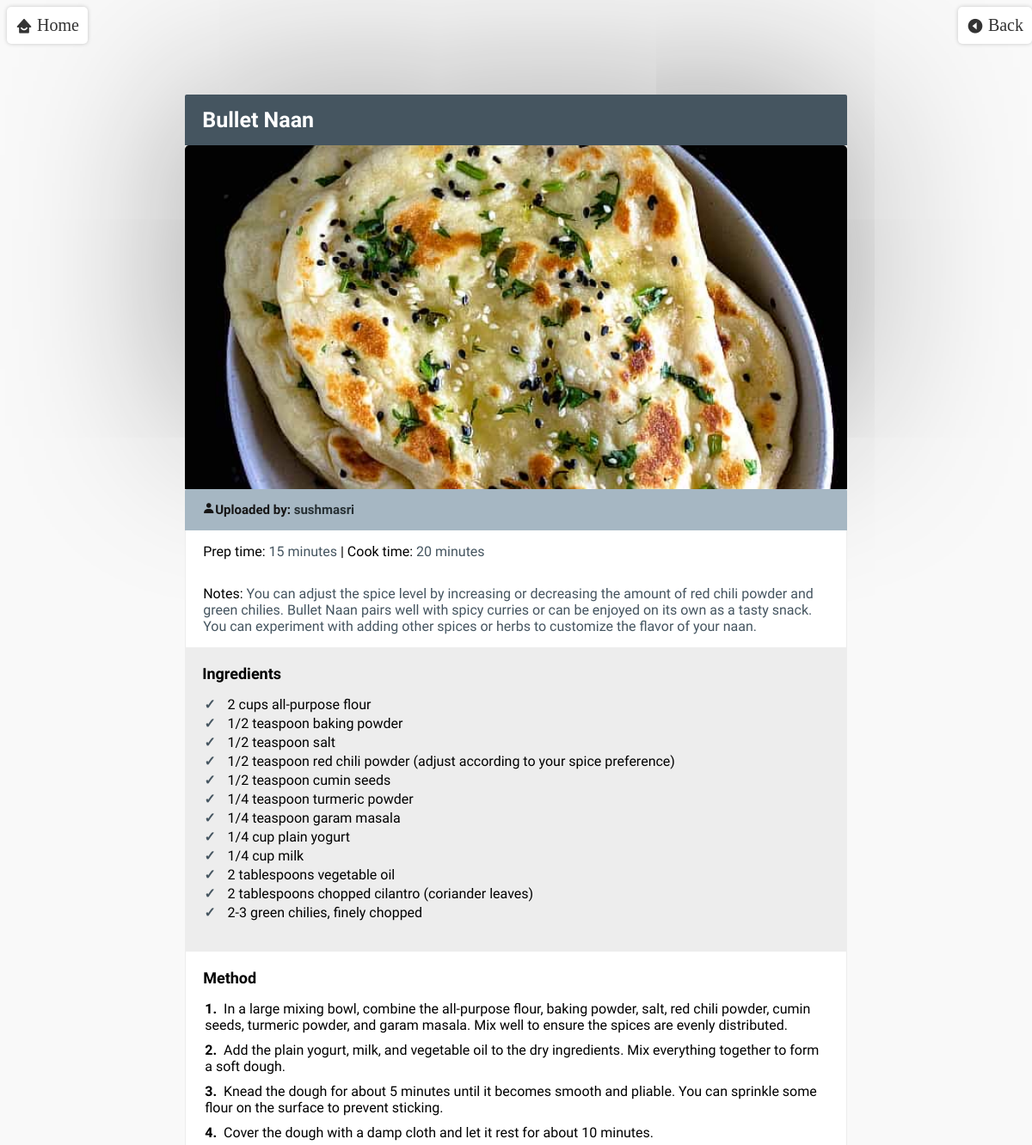
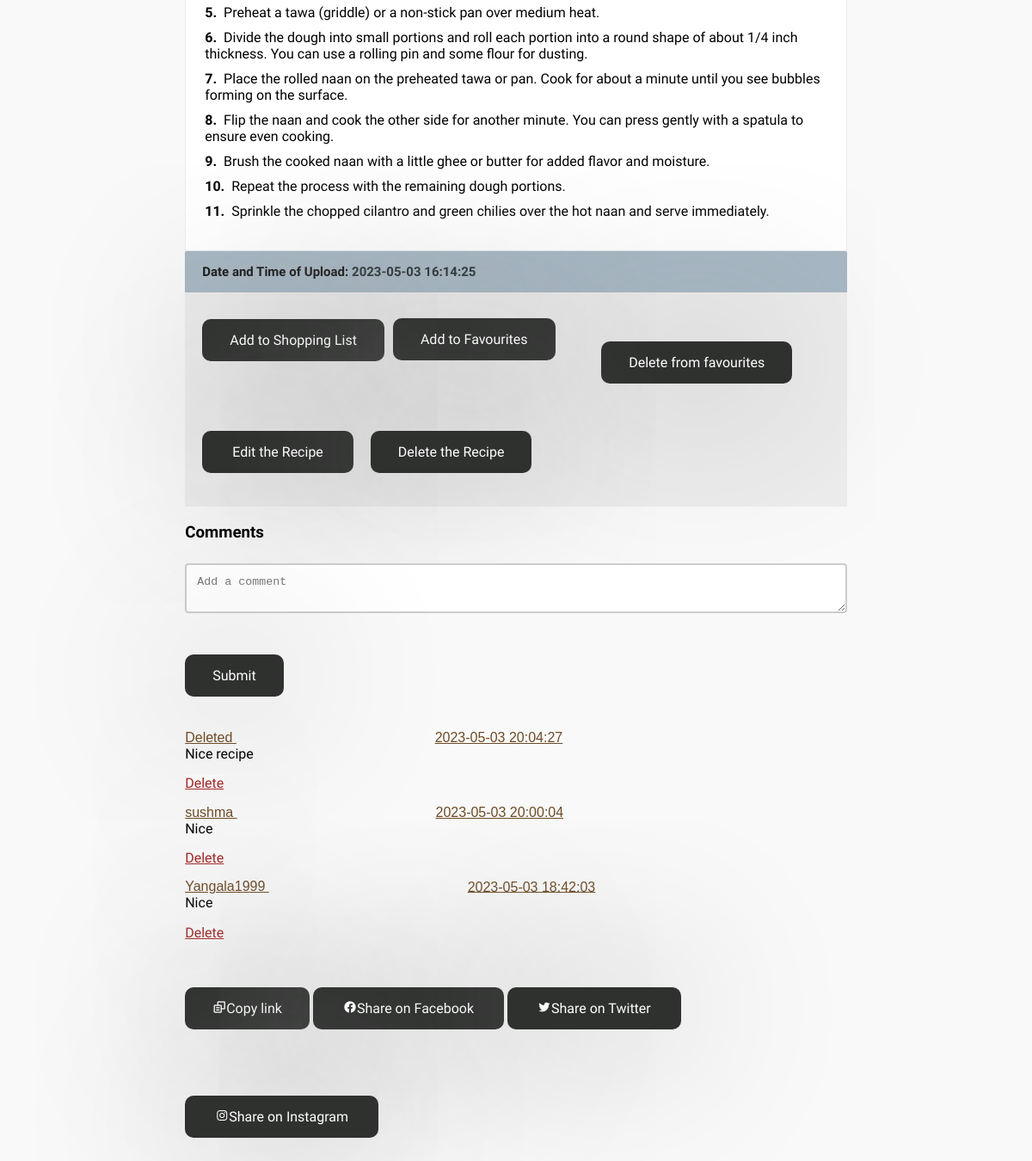
Screenshot of /PHP/recipe_list.php?recipe_id=9 (signed in) with the database file from the repository (2 pictures, top to bottom).
### tables this page shows
CREATE TABLE `recipes` (
  `recipe_id` int(11) NOT NULL,
  `user_id` int(11) DEFAULT NULL,
  `image_path` varchar(255) DEFAULT NULL,
  `recipe_name` varchar(255) NOT NULL,
  `ingredients` text NOT NULL,
  `preparation_time` varchar(20) NOT NULL,
  `cooking_time` varchar(50) NOT NULL,
  `description` text NOT NULL,
  `tags` varchar(255) DEFAULT NULL,
  `date_and_time` datetime NOT NULL,
  `recipe_notes` text DEFAULT NULL
);

CREATE TABLE `users` (
  `user_id` int(11) NOT NULL,
  `username` varchar(255) NOT NULL,
  `fullname` varchar(255) NOT NULL,
  `email` varchar(255) NOT NULL,
  `password_hash` varchar(255) NOT NULL,
  `verify` varchar(255) NOT NULL,
  `Verified` tinyint(4) NOT NULL
);

CREATE TABLE `comments` (
  `comment_id` int(11) NOT NULL,
  `user_id` int(11) NOT NULL,
  `recipe_id` int(11) NOT NULL,
  `comment_text` text NOT NULL,
  `date_and_time` datetime NOT NULL,
  `username` varchar(255) DEFAULT NULL
);

### PHP/recipe_list.php (the view, shortened to what this page needs)
<!DOCTYPE html>
<html lang="en">
<head>
  <link rel="stylesheet" href="https://use.fontawesome.com/releases/v5.2.0/css/all.css">
  <link rel="stylesheet" href="https://use.fontawesome.com/releases/v5.2.0/css/fontawesome.css">
    <link href='https://unpkg.com/boxicons@2.1.1/css/boxicons.min.css' rel='stylesheet'>
  <link rel="stylesheet" type="text/css" href="../CSS/recipe_list.css">
  <link rel="stylesheet" type="text/css" href="../CSS/back-home.css">
</head>
<body>
  <?php
  require_once('connection.php');
  require_once('home-back.php');
  $recipe_id = $_GET['recipe_id'];
  $sql = "SELECT * FROM recipes WHERE recipe_id = $recipe_id";
  $result = mysqli_query($conn, $sql);
  if ($result) {
    $row = mysqli_fetch_assoc($result);
    $recipe_name = $row['recipe_name'];
    $ingredients = $row['ingredients'];
    $preparation_time = $row['preparation_time'];
    $cooking_time = $row['cooking_time'];
    $description = $row['description'];
    $date_and_time = $row['date_and_time'];
    $recipe_notes = $row['recipe_notes'];
    $image_path = $row['image_path'];
    $recipe_user_id = $row['user_id'];
  $user_sql = "SELECT username FROM users WHERE user_id = $recipe_user_id";
  $user_result = mysqli_query($conn, $user_sql);
  if ($user_result && mysqli_num_rows($user_result) > 0) {
    $user_row = mysqli_fetch_assoc($user_result);
    $username = $user_row['username'];
  }
    echo '<div id="card-container">';
    echo '<div id="card-title">' . $recipe_name . '</div>';
    echo '<div id="recipe-image"><img src="' . $image_path . '" alt="' . $recipe_name . '"></div>';
    echo '<div id="card-title-time"> <i class="bx bxs-user"></i>Uploaded by:  <span class="detail-value-time">' . $username . '</div>';
    echo '<div id="details">Prep time: <span class="detail-value">' . $preparation_time . ' </span> | Cook time: <span class="detail-value">' . $cooking_time . ' </span></div>';
    echo '<div id="details">Notes: <span class="detail-value">' . $recipe_notes . ' </span></div>';
    echo '<div id="card-items">';
    echo '<span class="card-item-title">Ingredients</span>';
    echo '<ul class="checkmark">';
    $ingredient_list = explode("\n", $ingredients);
    foreach ($ingredient_list as $ingredient) {
      echo '<li>' . $ingredient . '</li>';
    }
    echo '</ul>';
    echo '</div>';
    echo '<div id="method">';
    echo '<span class="card-item-title">Method</span>';
    echo '<ol>';
    $step_list = explode("\n", $description);
    foreach ($step_list as $step) {
      echo '<li>' . $step . '</li>';
    }
    echo '</ol>';
    echo '</div>';
    echo '<div id="card-title-time">Date and Time of Upload:  <span class="detail-value-time">' . $date_and_time . '</span></div>';
    echo '<div id="card-items">';
    echo '<div class="button-container">';
    echo '<form action="add_to_shoppinglist.php" method="POST">';
    echo '<button type="submit" name="add_to_list">Add to Shopping List</button>';
    echo '</form>';
    echo '<form action="add_favorites.php" method="POST">';
    echo '<button type="submit" name="add_to_list">Add to Favourites</button>';
    echo '</form>';
    echo '<a class = "delete" href="delete_favourites.php?recipe_id=' . $recipe_id . '">Delete from favourites</a>';
    echo '</div>';
    if (isset($_SESSION['user_id']) && $_SESSION['user_id'] == $recipe_user_id) {
      echo '<div id="edit-delete-container">';
      echo '<a class ="edit" href="edit_recipe.php?recipe_id=' . $recipe_id . '">Edit the Recipe</a><br>';
      echo '<a class = "delete" href="delete_recipe.php?recipe_id=' . $recipe_id . '">Delete the Recipe</a>';
      echo '</div>';
    }
    echo '</div>';
  $sql = "SELECT * FROM comments WHERE recipe_id = $recipe_id ORDER BY date_and_time DESC";
  $result = mysqli_query($conn, $sql);
  if ($result) {
  if (isset($_SESSION['user_id'])) {
    echo '<h3>Comments</h3>';
    echo '<form action="add_comment.php" method="POST">';
    echo '<textarea name="comment_text" placeholder="Add a comment"></textarea>';
    echo '<button type="submit" name="submit_comment">Submit</button>';
    echo '</form>';
  }
    while ($row = mysqli_fetch_assoc($result)) {
      $comment_id = $row['comment_id'];
      $comment_text = $row['comment_text'];
      $date_and_time = $row['date_and_time'];
      $comment_user_id = $row['user_id'];
      $username = $row['username'];
      echo '<div class="comment">';
      echo '<div class="comment-header">' . $username . ' <span class="comment-date">' . $date_and_time . '</span></div>';
      echo '<div class="comment-text">' . $comment_text ;
      if (isset($_SESSION['user_id']) && $_SESSION['user_id'] == $comment_user_id || $_SESSION['user_id'] == $recipe_user_id) {
        echo '<form action="" method="POST">';
        echo '<a class = "delete_comment" href="delete_comment.php?recipe_id=' . $recipe_id . '&comment_id=' . $comment_id . '" onclick="return confirm(\'Are you sure you want to delete this recipe?\')">Delete</a>';
        echo '</form>';
      }
      echo '</div>';
      echo '</div>';
    }
  }
  } else {
    echo 'No comments yet.';
  }
  ?>
<button onclick="copyToClipboard()"><i class='bx bx-copy-alt' ></i>Copy link</button>
<a class ="edit" href="https://www.facebook.com/sharer/sharer.php?u=<?php echo urlencode('https://' . $_SERVER['HTTP_HOST'] . $_SERVER['REQUEST_URI']); ?>" target="_blank"><i class='bx bxl-facebook-circle' ></i>Share on Facebook</a>
<a class ="edit" href="https://twitter.com/intent/tweet?url=<?php echo urlencode('https://' . $_SERVER['HTTP_HOST'] . $_SERVER['REQUEST_URI']); ?>" target="_blank"><i class='bx bxl-twitter'></i>Share on Twitter</a>
<a class ="edit" href="https://www.instagram.com/?url=<?php echo urlencode('https://' . $_SERVER['HTTP_HOST'] . $_SERVER['REQUEST_URI']); ?>" target="_blank"><i class='bx bxl-instagram' ></i>Share on Instagram</a>
</body>
</html>

### CSS/recipe_list.css (style rules this page uses)
body { background: #f9f9f9; }
#card-container { background: #ededed; box-shadow: 0px 0px 200px #999; font-family: 'Oxygen', sans-serif; width: 65%; height: 385px; margin: 5% auto; }
#card-title { font-family: 'Oxygen', sans-serif; font-weight: 700; font-size: 25px; background: #455560; padding: 15px 20px; color: #fff; border-radius: 2px 2px 0 0; }
#card-title-time { font-family: 'Oxygen', sans-serif; font-weight: 700; font-size: 15px; background: #a6b7c3; padding: 15px 20px; color: #161515; border-radius: 2px 2px 0 0; }
#details { background: #fff; border-left: solid 1px #ededed; border-right: solid 1px #ededed; font-size: 16px; font-family: 'Oxygen', sans-serif; padding: 15px 20px; }
.detail-value { color: #455560; }
.detail-value-time { color: #273034; }
#card-items { background: #ededed; font-family: 'Oxygen', sans-serif; padding: 20px }
.card-item-title { font-size: 18px; font-weight: 700; }
ul.checkmark li:before { color: #455560; content: "\2713\0020"; font-weight: 600; margin-left: -38px; margin-right: 10px; }
.checkmark li { list-style-type: none; }
li { margin-bottom: 3px; }
#method { background: #fff; border-left: solid 1px #ededed; border-right: solid 1px #ededed; border-bottom: solid 1px #ededed; padding: 20px; }
#method li { list-style-position: inside; margin-bottom: 10px; margin-left: -38px; list-style-type: none; }
#recipe-image { width: 100%; height: 400px; background-repeat: no-repeat; background-size: cover; background-position: center; }
#recipe-image img { width: 100%; height: 400px; object-fit: cover; border-top-left-radius: 5px; border-top-right-radius: 5px; }
ol { counter-reset: item; }
ol>li { counter-increment: item; }
ol>li::before { font-weight: bold; content: counter(item) "."; margin-right: 8px; }
button { background-color: #2f312f; border: none; color: white; padding: 15px 32px; text-align: center; text-decoration: none; display: inline-block; font-size: 16px; margin: 4px 2px; cursor: pointer; border-radius: 10px; transition: all 0.3s ease-in-out; box-shadow: 0px 0px 200px #999; font-family: 'Oxygen', sans-serif; margin: 5% auto; }
.button-container { display: flex; gap: 10px; }
#edit-delete-container { display: inline-flex; gap: 10px; }
.edit { background-color: #2f312f; border: none; color: white; padding: 15px 35px; text-align: center; text-decoration: none; display: inline-block; font-size: 16px; margin: 4px 2px; cursor: pointer; border-radius: 10px; transition: all 0.3s ease-in-out; box-shadow: 0px 0px 200px #999; font-family: 'Oxygen', sans-serif; margin: 5% auto; }
.delete { background-color: #2f312f; border: none; color: white; padding: 15px 32px; text-align: center; text-decoration: none; display: inline-block; font-size: 16px; margin: 4px 2px; cursor: pointer; border-radius: 10px; transition: all 0.3s ease-in-out; box-shadow: 0px 0px 200px #999; font-family: 'Oxygen', sans-serif; margin: 5% auto; }
textarea { width: 100%; padding: 12px; margin: 6px 0; box-sizing: border-box; border: 2px solid #ccc; border-radius: 4px; }
.delete_comment { background-color: #f9f9f9; border: none; color: #a02626; display: inline-block; font-size: 16px; margin: 2px 0px; transition: all 0.3s ease-in-out; box-shadow: 0px 0px 200px #999; font-family: 'Oxygen', sans-serif; margin: 2% auto; }
.comment-header { color: #6d4b26; font-family: "El Messiri", sans-serif; text-decoration:underline }
.comment-date { left:0; padding:30% }

### rows the page displays
recipes: recipe_name "Bullet Naan", image_path (picture), preparation_time "15 minutes", cooking_time "20 minutes", recipe_notes "You can adjust the spice level by increasing or decreasing the amount of red chili powder and green chilies. Bullet Naan pairs well with spicy curries or can be enjoyed on its own as a tasty snack. You can experiment with adding other spices or herbs to customize the flavor of your naan.", ingredients "2 cups all-purpose flour", ingredients "1/2 teaspoon baking powder", ingredients "1/2 teaspoon salt", ingredients "1/2 teaspoon red chili powder (adjust according to your spice preference)", ingredients "1/2 teaspoon cumin seeds", ingredients "1/4 teaspoon turmeric powder", ingredients "1/4 teaspoon garam masala", ingredients "1/4 cup plain yogurt", ingredients "1/4 cup milk", ingredients "2 tablespoons vegetable oil", ingredients "2 tablespoons chopped cilantro (coriander leaves)", ingredients "2-3 green chilies, finely chopped", description "In a large mixing bowl, combine the all-purpose flour, baking powder, salt, red chili powder, cumin seeds, turmeric powder, and garam masala. Mix well to ensure the spices are evenly distributed.", description "Add the plain yogurt, milk, and vegetable oil to the dry ingredients. Mix everything together to form a soft dough.", description "Knead the dough for about 5 minutes until it becomes smooth and pliable. You can sprinkle some flour on the surface to prevent sticking.", description "Cover the dough with a damp cloth and let it rest for about 10 minutes.", description "Preheat a tawa (griddle) or a non-stick pan over medium heat.", description "Divide the dough into small portions and roll each portion into a round shape of about 1/4 inch thickness. You can use a rolling pin and some flour for dusting.", description "Place the rolled naan on the preheated tawa or pan. Cook for about a minute until you see bubbles forming on the surface.", description "Flip the naan and cook the other side for another minute. You can press gently with a spatula to ensure even cooking.", description "Brush the cooked naan with a little ghee or butter for added flavor and moisture.", description "Repeat the process with the remaining dough portions.", description "Sprinkle the chopped cilantro and green chilies over the hot naan and serve immediately.", date_and_time "2023-05-03 16:14:25"
users: username "sushmasri"
comments: username "Deleted", date_and_time "2023-05-03 20:04:27", comment_text "Nice recipe"
comments: username "sushma", date_and_time "2023-05-03 20:00:04", comment_text "Nice"
comments: username "Yangala1999", date_and_time "2023-05-03 18:42:03", comment_text "Nice"
